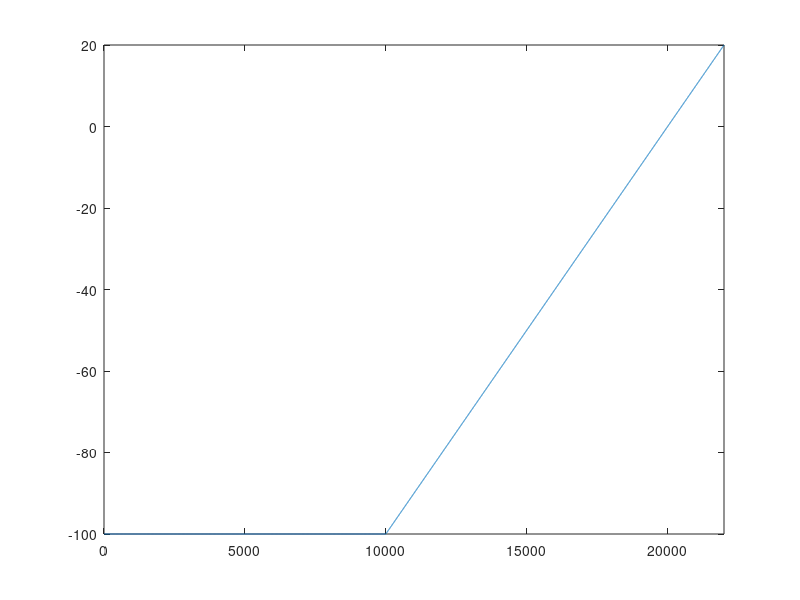

The MATLAB source for this figure: (Note: this script raises an error after producing the figure.)
clear
close all

% topofile = 'slope_test010.dat'; s = 1/10; % slope 1200 m
% topofile = 'slope_test015.dat'; s = 1/15; % slope 1800 m
% topofile = 'slope_test020.dat'; s = 1/20; % slope 2400 m
% topofile = 'slope_test025.dat'; s = 1/25; % slope 3000 m
% topofile = 'slope_test030.dat'; s = 1/30; % slope 3600 m
% topofile = 'slope_test040.dat'; s = 1/40; % slope 4800 m
% topofile = 'slope_test050.dat'; s = 1/50; % slope 6000 m
% topofile = 'slope_test060.dat'; s = 1/60; % slope 7200 m
% topofile = 'slope_test070.dat'; s = 1/70; % slope 8400 m
% topofile = 'slope_test080.dat'; s = 1/80; % slope 9600 m
% topofile = 'slope_test090.dat'; s = 1/90; % slope 10800 m
topofile = 'slope_test100.dat'; s = 1/100; % slope 12000 m
topodir = '../topo';

%% flat bottom
h0 = -100;
dx = 2.0;
length_flat = 10000;
x0 = 0.0;

x_flat = (x0:dx:length_flat+x0)';
nx_flat = length(x_flat);

%% slope
h_land = 20;
length_slope = (h_land-h0)/s;
x_slope = x_flat(end) + (dx:dx:length_slope)';
nx_slope = length(x_slope);

h_slope = h0 + s.*(x_slope-x_flat(end));

x_all = vertcat(x_flat,x_slope);
h_all = vertcat(h0*ones(nx_flat,1),h_slope);
nx_all = length(x_all);


%% plot
plot(x_all,h_all,'-');
axis tight

%% print
fid = fopen(topofile,"w");
    fprintf(fid,'%d\n',nx_all);
    for i = 1:nx_all
        fprintf(fid,'%10.3f %10.3f\n',[x_all(i),h_all(i)]);
    end
fclose(fid);

if ~isfolder(topodir); mkdir(topodir); end
movefile(topofile,topodir);

